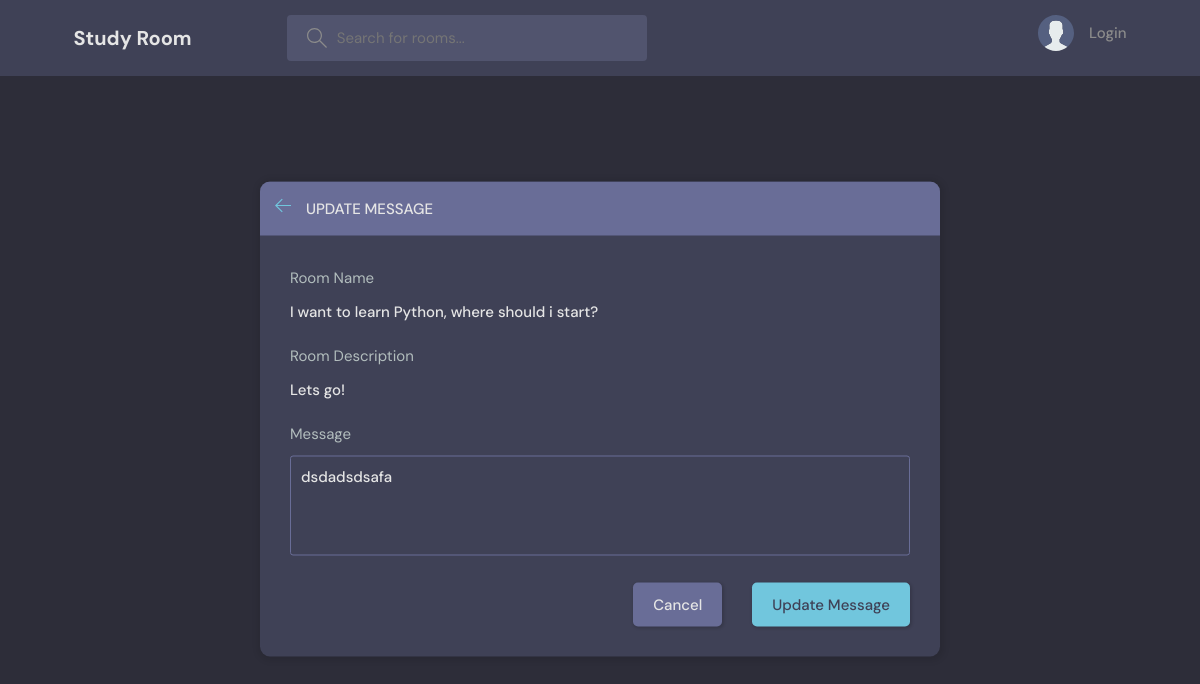
The app's page /update-message/23/ with its own data.
### base/models.py (models this page shows, shortened)
class Message(models.Model):
    user = models.ForeignKey(User, on_delete=models.CASCADE)
    room = models.ForeignKey(Room, on_delete=models.CASCADE)
    body = models.TextField()
    created = models.DateTimeField(auto_now_add=True)
    updated = models.DateTimeField(auto_now=True)
    class Meta:
        ordering = ['-updated', '-created']

class Room(models.Model):
    host = models.ForeignKey(User, on_delete=models.SET_NULL, null=True)
    topic = models.ForeignKey(Topic, on_delete=models.SET_NULL, null=True)
    name = models.CharField(max_length=200)
    description = models.TextField(null=True, blank=True)
    participants = models.ManyToManyField(
        User, related_name='participants', blank=True)
    created = models.DateTimeField(auto_now_add=True)
    updated = models.DateTimeField(auto_now=True)
    class Meta:
        ordering = ['-updated', '-created']
    def __str__(self):
        return self.name

### base/views.py (the view)
# urls.py: path('update-message/<str:pk>/', updateMessage, name="update-message"),
def updateMessage(request, pk):
    room_messages = Message.objects.get(id=pk)
    form = MessageForm(instance=room_messages)
    if request.method == 'POST':
        room_messages.body = request.POST.get('body')
        room_messages.save()
        return redirect(f'/room/{room_messages.room.id}')
    data = {
        'form': form,
        'room_messages': room_messages,
    }
    return render(request, 'base/update_message.html', data)

### base/forms.py
class MessageForm(ModelForm):
    class Meta:
        model = Message
        fields = '__all__'

### base/templates/base/update_message.html (shortened to what this page needs)
{% extends 'main.html' %} {% block content %}
<main class="create-room layout">
    <div class="container">
        <div class="layout__box">
            <div class="layout__boxHeader">
                <div class="layout__boxTitle">
                    <a href="{{ request.META.HTTP_REFERER }}">
                        <svg
                            version="1.1"
                            xmlns="http://www.w3.org/2000/svg"
                            width="32"
                            height="32"
                            viewBox="0 0 32 32"
                        >
                            <title>Back</title>
                            <path
                                d="M13.723 2.286l-13.723 13.714 13.719 13.714 1.616-1.611-10.96-10.96h27.625v-2.286h-27.625l10.965-10.965-1.616-1.607z"
                            ></path>
                        </svg>
                    </a>
                    <h3>Update Message</h3>
                </div>
            </div>
            <div class="layout__body">
                <form class="form" action="#" method="post">
                    <div class="form__group">
                        <label for="room_name">Room Name</label>
                        <h4 style="color: var(--color-light); font-weight: 500">{{room_messages.room}}</h4>
                    </div>
                    <div class="form__group">
                        <label for="room_description">Room Description</label>
                        <h4 style="color: var(--color-light); font-weight: 500">
                            {{room_messages.room.description}}
                        </h4>
                    </div>
                    <div class="form__group">
                        <label for="room_message">Message</label>
                        {{form.body}}
                    </div>
                    <div class="form__action">
                        <a class="btn btn--dark" href="{{ request.META.HTTP_REFERER }}">Cancel</a>
                        <button class="btn btn--main" type="submit">Update Message</button>
                    </div>
                </form>
            </div>
        </div>
    </div>
</main>
{% endblock content %}

### static/styles/style.css (style rules this page uses)
:root { --color-main: #71c6dd; --color-main-light: #e1f6fb; --color-dark: #3f4156; --color-dark-medium: #51546e; --color-dark-light: #696d97; --color-light: #e5e5e5; --color-gray: #8b8b8b; --color-light-gray: #b2bdbd; --color-bg: #2d2d39; --color-success: #5dd693; --color-error: #fc4b0b; }
* { font-family: "DM Sans", -apple-system, BlinkMacSystemFont, "Segoe UI", Roboto, Oxygen, Ubuntu, Cantarell, "Open Sans", "Helvetica Neue", sans-serif; margin: 0; padding: 0; box-sizing: border-box; text-rendering: optimizeLegibility; font-size: inherit; }
html { font-size: 56.25%; }
@media only screen and (min-width: 1200px) { html { font-size: 62.5%; } }
body { line-height: 1.6; font-weight: 400; font-size: 1.5rem; color: var(--color-light-gray); background-color: var(--color-bg); min-height: 100vh; }
a { display: inline-block; color: var(--color-main); text-decoration: none; }
.container { max-width: 120rem; width: 90%; margin: auto; }
.btn { background-color: transparent; border: none; display: inline-flex; align-items: center; gap: 1rem; cursor: pointer; transition: all ease-in-out 0.3s; padding: 1rem 2rem; border-radius: 5px; box-shadow: 1px 1px 3px 1px rgba(0, 0, 0, 0.15); font-weight: 500; }
.btn--main { background-color: var(--color-main); color: var(--color-dark); }
.btn--dark { background-color: var(--color-dark-light); color: var(--color-light); }
.layout { margin-top: 2.4rem; }
.layout > .container { display: flex; justify-content: space-between; align-items: flex-start; }
.layout__box { width: 90%; max-width: 48rem; min-height: 40rem; position: absolute; top: 50%; left: 50%; transform: translate(-50%, -46%); background-color: var(--color-dark); border-radius: 1rem; box-shadow: 1px 1px 6px 3px rgba(0, 0, 0, 0.1); overflow: hidden; }
.layout__boxHeader { display: flex; padding: 1.5rem; background-color: var(--color-dark-light); }
.layout__boxTitle { display: flex; gap: 1.5rem; align-items: center; }
.layout__boxTitle h3 { text-transform: uppercase; font-weight: 500; color: var(--color-light); }
.layout__boxTitle svg { width: 1.6rem; height: 1.6rem; fill: var(--color-main); }
.layout__body { margin: 3rem; }
.form__group { margin-bottom: 2rem; width: 100%; }
.form__group label { display: block; font-size: 1.5rem; margin-bottom: 1rem; }
.form__group input, .form__group textarea, .form__group select { background: transparent; border: 1px solid var(--color-dark-light); padding: 1rem; border-radius: 3px; width: 100%; color: var(--color-light); font-weight: 500; outline: none; }
.form__group textarea { background: transparent; height: 10rem; resize: none; }
.form__action { display: flex; justify-content: flex-end; gap: 3rem; }
.create-room.layout .layout__box { max-width: 68rem; }

### records on screen
Message: room "I want to learn Python, where should i start?", room.description "Lets go!", body "dsdadsdsafa"
